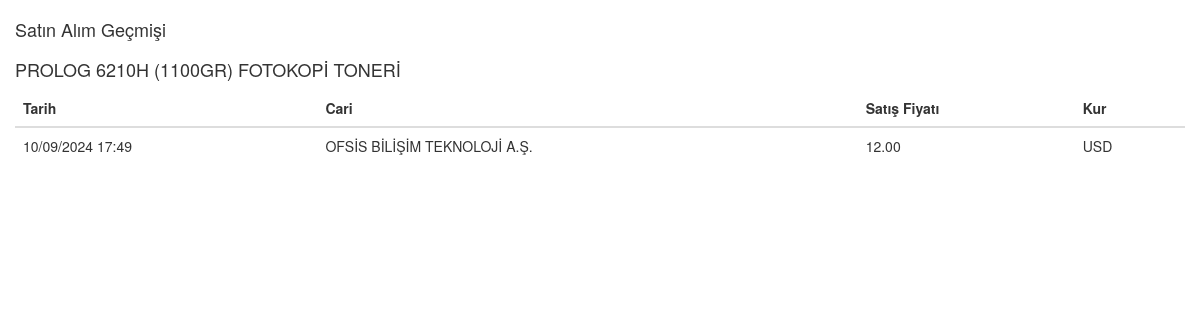
Screenshot of /order/product/14165/order-history/ (signed in) with the database file from the repository.
### order/models.py (models this page shows, shortened)
class Product(models.Model):
    codeUyum = models.CharField(max_length=50)
    code = models.CharField(max_length=50, blank=True)
    description = models.CharField(max_length=300)
    unit = models.ForeignKey('Unit', on_delete=models.CASCADE, related_name="unit_name")
    status = models.BooleanField(default=True)
    brand = models.ForeignKey('Brand', on_delete=models.CASCADE, related_name="brand_name")
    barcode = models.CharField(max_length=50, blank=True)
    mainCategory = models.ForeignKey('MainCategory', on_delete=models.CASCADE, related_name="mainCategories_name")
    category = models.ForeignKey('Category', on_delete=models.CASCADE, related_name="categories_name")
    priceSelling = models.DecimalField(max_digits=10, decimal_places=2, blank=True, default=0)
    priceSelling2 = models.DecimalField(max_digits=10, decimal_places=2, blank=True, default=0)
    priceSelling3 = models.DecimalField(max_digits=10, decimal_places=2, blank=True, default=0)
    tax = models.PositiveIntegerField(blank=True, default=20)
    currency = models.ForeignKey('Currency', on_delete=models.CASCADE, related_name="currency_name")
    photoPath = models.CharField(max_length=1000, blank=True)
    final_product=models.BooleanField(default=True)

class OrderItem(models.Model):
    order = models.ForeignKey(Order, on_delete=models.CASCADE, related_name="order_items")
    product = models.ForeignKey(Product, on_delete=models.CASCADE, related_name="product_orders")
    quantity = models.PositiveIntegerField()
    price = models.DecimalField(max_digits=10, decimal_places=2, blank=True, default=0)
    currency_rate=models.DecimalField(max_digits=10, decimal_places=2, blank=True, default=0)
    discount_rate=models.PositiveIntegerField(blank=True, default=0)
    tax = models.DecimalField(max_digits=5, decimal_places=2, default=20)  # Add this line

class Order(models.Model):
    order_number = models.CharField(max_length=20, unique=True, blank=True)
    customer = models.ForeignKey(Customer, on_delete=models.PROTECT, related_name="customer_orders")
    date = models.DateTimeField(auto_now_add=True)
    user = models.ForeignKey(User, on_delete=models.CASCADE, related_name="user_orders")
    is_billed = models.BooleanField(default=False)

class Customer(models.Model):
    user = models.ForeignKey(User, on_delete=models.CASCADE, related_name="user_customers",blank=True,null=True)
    customerCode = models.CharField(max_length=50)
    companyName = models.CharField(max_length=50)
    taxOffice = models.CharField(max_length=50)
    tax_number = models.CharField(max_length=50, blank=True)
    name = models.CharField(max_length=50, blank=True)
    middleName = models.CharField(max_length=50, blank=True)
    surname = models.CharField(max_length=50, blank=True)
    city = models.CharField(max_length=50)
    district = models.CharField(max_length=50)
    adress = models.CharField(max_length=250, blank=True)
    shipping_adress=models.CharField(max_length=250, blank=True)
    country = models.CharField(max_length=50, blank=True, default="Türkiye")
    email = models.EmailField(blank=True)
    telephone = models.CharField(max_length=11, blank=True)
    customerType = models.CharField(max_length=50, blank=True)
    contactPerson = models.CharField(max_length=50, blank=True)
    E_invoice=models.BooleanField(default=True)

class currency (models.Model):
    currency=models.CharField(max_length=3)
    def __str__(self):
        return self.currency

### order/views.py (the view)
# urls.py: path('product/<int:product_id>/order-history/', views.product_order_history, name='product_order_history'),
@login_required
@user_passes_test(is_admin)
def product_order_history(request, product_id):
    product = get_object_or_404(Product, id=product_id)
    order_items = OrderItem.objects.filter(product=product, order__is_billed=True).select_related('order__customer').order_by('-order__date')
    context = {
        'product': product,
        'order_items': order_items,
    }
    return render(request, 'order/product_order_history.html', context)

### order/views.py (called while the page is built)
def is_admin(user):
    return user.is_authenticated and user.is_staff

### order/Templates/order/product_order_history.html (shortened to what this page needs)
<!DOCTYPE html>
{% load static %}
<html lang="en">
<head>
    <link rel="stylesheet" href="https://maxcdn.bootstrapcdn.com/bootstrap/3.3.7/css/bootstrap.min.css">
</head>
<body>
<div class="content-margin">
    <h2>Satın Alım Geçmişi </h2>
    <h3>{{ product.description }}</h3>
    <table class="table">
        <thead>
            <tr>
                <th>Tarih</th>
                <th>Cari</th>
                <th>Satış Fiyatı</th>
                <th>Kur</th>
            </tr>
        </thead>
        <tbody>
            {% for item in order_items %}
            <tr>
                <td>{{ item.order.date|date:"d/m/Y H:i" }}</td>
                <td>{{ item.order.customer.companyName }}</td>
                <td>{{ item.price }}</td>
                <td>{{ item.product.currency}}</td>
            </tr>
            {% endfor %}
        </tbody>
    </table>
</div>
</body>
</html>

### order/Templates/order/product_order_history.html (style rules this page uses)
body { font-size: 14px; }
h2, h3 { font-size: 18px; }
.table th, .table td { font-size: 14px; }
.content-margin { margin-left: 15px; margin-right: 15px; }

### rows the page displays
Product: description "PROLOG 6210H (1100GR) FOTOKOPİ TONERİ"
OrderItem: order "10/09/2024 17:49", order.customer.companyName "OFSİS BİLİŞİM TEKNOLOJİ A.Ş.", price "12.00", product.currency "USD"
